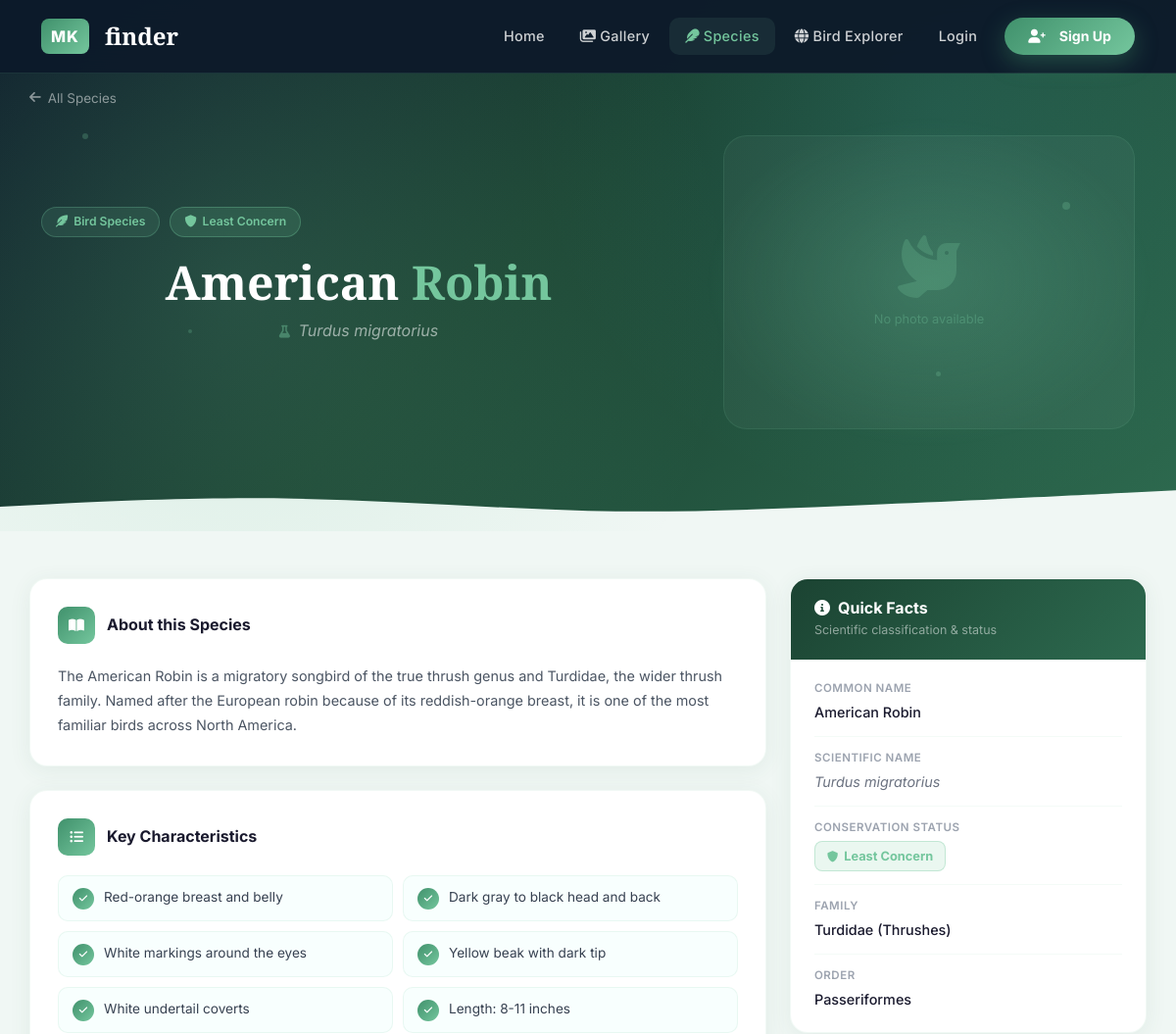
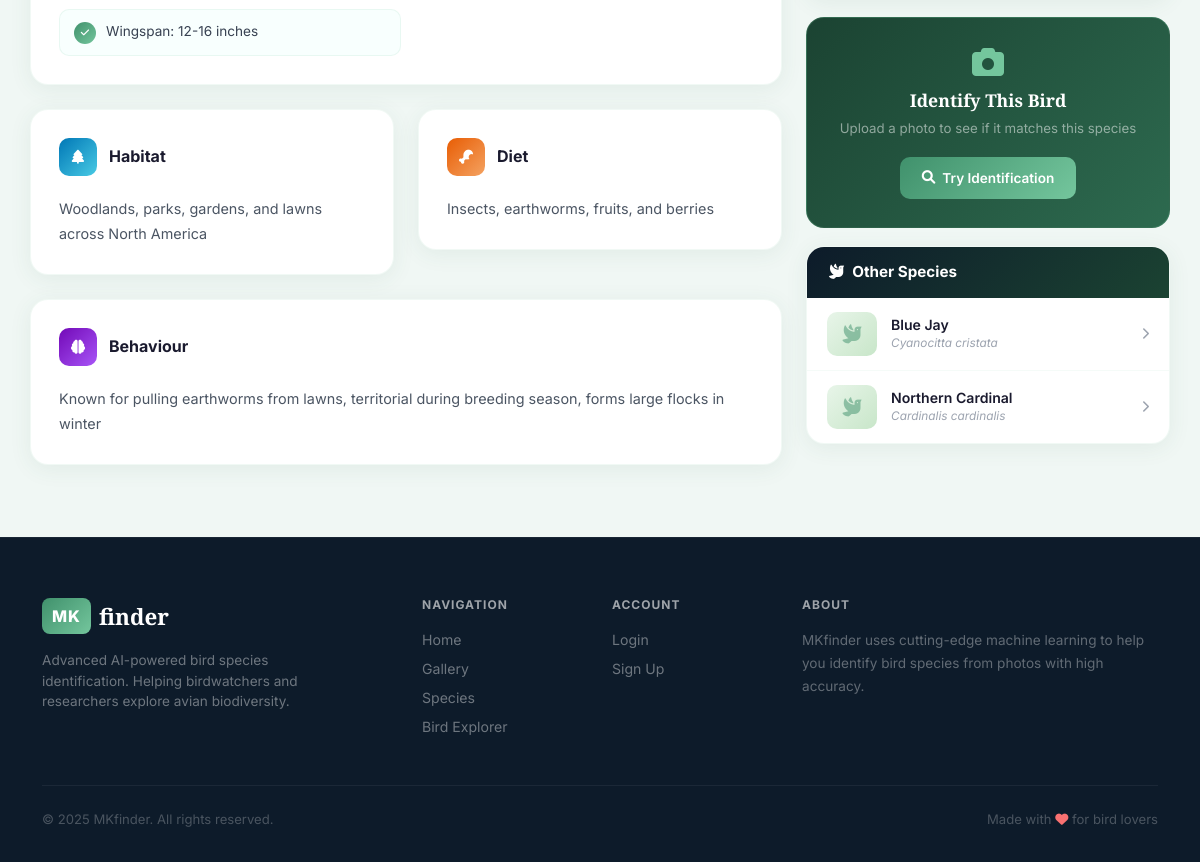
The app's page /species.php?species=American+Robin with its own data (2 pictures, top to bottom).
### tables this page shows
CREATE TABLE `species` (
    `id`                   INT           NOT NULL AUTO_INCREMENT,
    `name`                 VARCHAR(255)  NOT NULL,
    `scientific_name`      VARCHAR(255)  DEFAULT NULL,
    `description`          TEXT,
    `characteristics`      JSON,
    `habitat`              TEXT,
    `diet`                 TEXT,
    `behavior`             TEXT,
    `conservation_status`  VARCHAR(100)  DEFAULT 'Least Concern',
    `image_path`           VARCHAR(500)  DEFAULT NULL,
    `status`               VARCHAR(20)   NOT NULL DEFAULT 'approved',
    `created_at`           TIMESTAMP     NOT NULL DEFAULT CURRENT_TIMESTAMP,
    `updated_at`           TIMESTAMP     NOT NULL DEFAULT CURRENT_TIMESTAMP ON UPDATE CURRENT_TIMESTAMP,

    PRIMARY KEY (`id`),
    UNIQUE KEY `uq_species_name` (`name`),
    INDEX `idx_species_name`     (`name`),
    INDEX `idx_status`           (`status`)
);

### species.php (the view, shortened to what the rows shown need)
<?php
require_once 'config.php';
require_once 'database.php';
$speciesName = isset($_GET['species']) ? sanitizeInput($_GET['species']) : '';
$speciesInfo = null;
if (!empty($speciesName)) {
    $speciesInfo = getSpeciesInfoFromDB($speciesName);
}
$allSpecies = getAllSpeciesFromDB();
function conservationColor($status) {
    $map = [
        'Least Concern'         => ['#74c69d', 'rgba(116,198,157,.15)'],
        'Near Threatened'       => ['#facc15', 'rgba(250,204,21,.15)'],
        'Vulnerable'            => ['#fb923c', 'rgba(251,146,60,.15)'],
        'Endangered'            => ['#f87171', 'rgba(248,113,113,.15)'],
        'Critically Endangered' => ['#dc2626', 'rgba(220,38,38,.15)'],
    ];
    return $map[$status] ?? ['#9ca3af', 'rgba(156,163,175,.15)'];
}
$imageMap = [];
$families = [
    'American Robin'    => 'Turdidae (Thrushes)',
    'Blue Jay'          => 'Corvidae (Crows & Jays)',
    'Northern Cardinal' => 'Cardinalidae (Cardinals)',
];
?>
<!DOCTYPE html>
<html lang="en">
<head>
    <link href="https://cdn.jsdelivr.net/npm/bootstrap@5.3.0/dist/css/bootstrap.min.css" rel="stylesheet">
    <link href="https://cdnjs.cloudflare.com/ajax/libs/font-awesome/6.0.0/css/all.min.css" rel="stylesheet">
    <link href="styles.css" rel="stylesheet">
</head>
<body>
<?php if ($speciesInfo):
    $imgFile = $imageMap[$speciesInfo['name']] ?? '';
    $hasImg  = !empty($imgFile) && file_exists($imgFile);
    [$iucnColor, $iucnBg] = conservationColor($speciesInfo['conservation_status'] ?? 'Least Concern');
?>
<section class="page-hero detail-hero">
    <div class="hero-dots">
        <div class="hdot"></div><div class="hdot"></div>
        <div class="hdot"></div><div class="hdot"></div>
    </div>
    <div class="container" style="position:relative; z-index:2;">
        <a href="species.php" class="back-link">
            <i class="fas fa-arrow-left"></i> All Species
        </a>
        <div class="hero-inner">
            <div class="hero-text">
                <div class="sp-tags">
                    <span class="sp-tag"><i class="fas fa-feather-alt"></i>Bird Species</span>
                    <span class="sp-tag" style="background:<?php echo $iucnBg;?>;border-color:<?php echo $iucnColor;?>55;color:<?php echo $iucnColor;?>;">
                        <i class="fas fa-shield-alt"></i>
                        <?php echo htmlspecialchars($speciesInfo['conservation_status'] ?? 'Least Concern'); ?>
                    </span>
                </div>
                <h1 class="sp-hero-name">
                    <?php
                    $parts = explode(' ', $speciesInfo['name'], 2);
                    echo htmlspecialchars($parts[0]);
                    if (!empty($parts[1])) echo ' <em>'.htmlspecialchars($parts[1]).'</em>';
                    ?>
                </h1>
                <p class="sp-hero-sci">
                    <i class="fas fa-flask me-1" style="color:rgba(116,198,157,.45);font-size:.8rem;"></i>
                    <?php echo htmlspecialchars($speciesInfo['scientific_name']); ?>
                </p>
            </div>
            <div class="hero-img">
                <?php if ($hasImg): ?>
                    <div class="hero-img-card">
                        <img src="<?php echo htmlspecialchars($imgFile); ?>"
                             alt="<?php echo htmlspecialchars($speciesInfo['name']); ?>">
                        <div class="card-overlay">
                            <span class="card-overlay-species">
                                <i class="fas fa-feather-alt me-1"></i>
                                <?php echo htmlspecialchars($speciesInfo['name']); ?>
                            </span>
                            <span class="card-overlay-conf">
                                <i class="fas fa-check-circle"></i> Verified
                            </span>
                        </div>
                    </div>
                <?php else: ?>
                    <div class="img-placeholder">
                        <i class="fas fa-dove"></i>
                        <span>No photo available</span>
                    </div>
                <?php endif; ?>
            </div>
        </div>
    </div>
    <svg class="hero-wave" xmlns="http://www.w3.org/2000/svg" viewBox="0 0 1440 60">
        <path fill="#f0f7f4" d="M0,30L60,27C120,24,240,18,360,20C480,22,600,32,720,35C840,38,960,32,1080,27C1200,22,1320,16,1380,13L1440,10L1440,60L0,60Z"/>
    </svg>
</section>
<div class="container detail-body">
    <div class="row g-4 align-items-start">
        <div class="col-lg-8 d-flex flex-column gap-4">
            <div class="info-card">
                <div class="card-head">
                    <div class="head-icon"><i class="fas fa-book-open"></i></div>
                    <h3>About this Species</h3>
                </div>
                <p><?php echo htmlspecialchars($speciesInfo['description']); ?></p>
            </div>
            <?php if (!empty($speciesInfo['characteristics'])): ?>
            <div class="info-card">
                <div class="card-head">
                    <div class="head-icon"><i class="fas fa-list-ul"></i></div>
                    <h3>Key Characteristics</h3>
                </div>
                <div class="char-grid">
                    <?php foreach ($speciesInfo['characteristics'] as $c): ?>
                    <div class="char-item">
                        <div class="ci-dot"><i class="fas fa-check"></i></div>
                        <span><?php echo htmlspecialchars($c); ?></span>
                    </div>
                    <?php endforeach; ?>
                </div>
            </div>
            <?php endif; ?>
            <?php if (!empty($speciesInfo['habitat']) || !empty($speciesInfo['diet'])): ?>
            <div class="row g-4">
                <?php if (!empty($speciesInfo['habitat'])): ?>
                <div class="col-md-6">
                    <div class="info-card">
                        <div class="card-head">
                            <div class="head-icon" style="background:linear-gradient(135deg,#0077b6,#48cae4);">
                                <i class="fas fa-tree"></i>
                            </div>
                            <h3>Habitat</h3>
                        </div>
                        <p><?php echo htmlspecialchars($speciesInfo['habitat']); ?></p>
                    </div>
                </div>
                <?php endif; ?>
                <?php if (!empty($speciesInfo['diet'])): ?>
                <div class="col-md-6">
                    <div class="info-card">
                        <div class="card-head">
                            <div class="head-icon" style="background:linear-gradient(135deg,#e85d04,#f4a261);">
                                <i class="fas fa-drumstick-bite"></i>
                            </div>
                            <h3>Diet</h3>
                        </div>
                        <p><?php echo htmlspecialchars($speciesInfo['diet']); ?></p>
                    </div>
                </div>
                <?php endif; ?>
            </div>
            <?php endif; ?>
            <?php if (!empty($speciesInfo['behavior'])): ?>
            <div class="info-card">
                <div class="card-head">
                    <div class="head-icon" style="background:linear-gradient(135deg,#7209b7,#a855f7);">
                        <i class="fas fa-brain"></i>
                    </div>
                    <h3>Behaviour</h3>
                </div>
                <p><?php echo htmlspecialchars($speciesInfo['behavior']); ?></p>
            </div>
            <?php endif; ?>
        </div>
        <div class="col-lg-4">
            <div class="sidebar">
                <div class="facts-card">
                    <div class="facts-header">
                        <h3><i class="fas fa-info-circle me-2"></i>Quick Facts</h3>
                        <p>Scientific classification &amp; status</p>
                    </div>
                    <div class="facts-body">
                        <div class="fact-row">
                            <div class="fact-lbl">Common Name</div>
                            <div class="fact-val"><?php echo htmlspecialchars($speciesInfo['name']); ?></div>
                        </div>
                        <div class="fact-row">
                            <div class="fact-lbl">Scientific Name</div>
                            <div class="fact-val"><em><?php echo htmlspecialchars($speciesInfo['scientific_name']); ?></em></div>
                        </div>
                        <?php if (!empty($speciesInfo['conservation_status'])): ?>
                        <div class="fact-row">
                            <div class="fact-lbl">Conservation Status</div>
                            <div class="fact-val">
                                <span class="iucn-pill"
                                      style="background:<?php echo $iucnBg;?>;color:<?php echo $iucnColor;?>;border-color:<?php echo $iucnColor;?>55;">
                                    <i class="fas fa-shield-alt" style="font-size:.7rem;"></i>
                                    <?php echo htmlspecialchars($speciesInfo['conservation_status']); ?>
                                </span>
                            </div>
                        </div>
                        <?php endif; ?>
                        <div class="fact-row">
                            <div class="fact-lbl">Family</div>
                            <div class="fact-val"><?php echo htmlspecialchars($families[$speciesInfo['name']] ?? '—'); ?></div>
                        </div>
                        <div class="fact-row">
                            <div class="fact-lbl">Order</div>
                            <div class="fact-val">Passeriformes</div>
                        </div>
                    </div>
                </div>
                <div class="identify-cta">
                    <i class="fas fa-camera cta-icon"></i>
                    <h4>Identify This Bird</h4>
                    <p>Upload a photo to see if it matches this species</p>
                    <a href="index.html#upload-section" class="btn-cta">
                        <i class="fas fa-search"></i>Try Identification
                    </a>
                </div>
                <?php
                $others = array_filter($allSpecies ?? [], fn($s) => $s['name'] !== $speciesInfo['name']);
                if (!empty($others)):
                ?>
                <div class="other-card">
                    <div class="other-header">
                        <h3><i class="fas fa-dove me-2"></i>Other Species</h3>
                    </div>
                    <?php foreach ($others as $oth):
                        $oImg = $imageMap[$oth['name']] ?? '';
                        $oHas = !empty($oImg) && file_exists($oImg);
                    ?>
                    <a href="species.php?species=<?php echo urlencode($oth['name']); ?>" class="other-item">
                        <div class="other-thumb">
                            <?php if ($oHas): ?>
                                <img src="<?php echo htmlspecialchars($oImg); ?>" alt="<?php echo htmlspecialchars($oth['name']); ?>">
                            <?php else: ?>
                                <i class="fas fa-dove"></i>
                            <?php endif; ?>
                        </div>
                        <div style="flex:1;min-width:0;">
                            <div class="other-name"><?php echo htmlspecialchars($oth['name']); ?></div>
                            <div class="other-sci"><?php echo htmlspecialchars($oth['scientific_name']); ?></div>
                        </div>
                        <i class="fas fa-chevron-right" style="font-size:.75rem;color:#9ca3af;flex-shrink:0;"></i>
                    </a>
                    <?php endforeach; ?>
                </div>
                <?php endif; ?>
            </div>
        </div>
    </div>
</div>
<?php endif; ?>
</body>
</html>

### records on screen
species: conservation_status "Least Concern", name "American", name "Robin", scientific_name "Turdus migratorius", description "The American Robin is a migratory songbird of the true thrush genus and Turdidae, the wider thrush family. Named after the European robin because of its reddish-orange breast, it is one of the most familiar birds across North America.", habitat "Woodlands, parks, gardens, and lawns across North America", diet "Insects, earthworms, fruits, and berries", behavior "Known for pulling earthworms from lawns, territorial during breeding season, forms large flocks in winter", name "American Robin", name "Turdidae (Thrushes)"
species: name "Blue Jay", scientific_name "Cyanocitta cristata"
species: name "Northern Cardinal", scientific_name "Cardinalis cardinalis"

### other values on screen
$c "Red-orange breast and belly"
$c "Dark gray to black head and back"
$c "White markings around the eyes"
$c "Yellow beak with dark tip"
$c "White undertail coverts"
$c "Length: 8-11 inches"
$c "Wingspan: 12-16 inches"
